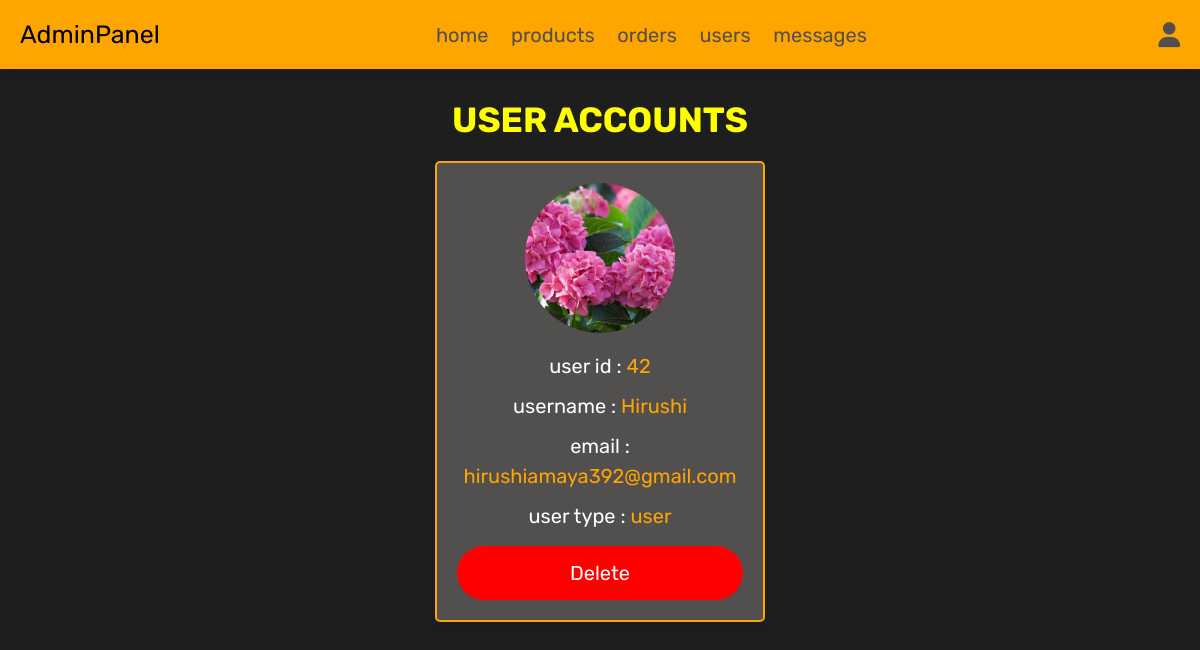
/admin_users.php (signed in), run on the app's committed database.
### tables this page shows
CREATE TABLE `users` (
  `id` int(100) NOT NULL,
  `name` varchar(100) NOT NULL,
  `email` varchar(100) NOT NULL,
  `password` varchar(100) NOT NULL,
  `user_type` varchar(20) NOT NULL DEFAULT 'user',
  `image` varchar(100) NOT NULL
);

### admin_users.php (the view, shortened to what this page needs)
<?php
@include 'config.php';
$admin_id = $_SESSION['admin_id'];
?>
<!DOCTYPE html>
<html lang="en">
<head>
   <link rel="stylesheet" href="https://cdnjs.cloudflare.com/ajax/libs/font-awesome/6.1.1/css/all.min.css">
   <link rel="stylesheet" href="css/admin_style.css">
</head>
<body>
<?php include 'admin_header.php'; ?>
<section class="user-accounts">
   <h1 class="title">user accounts</h1>
   <div class="box-container">
      <?php
         $select_users = $conn->prepare("SELECT * FROM `users`");
         $select_users->execute();
         while($fetch_users = $select_users->fetch(PDO::FETCH_ASSOC)){
      ?>
      <div class="box" style="<?php if($fetch_users['id'] == $admin_id){ echo 'display:none'; }; ?>">
         <img src="uploaded_img/<?= $fetch_users['image']; ?>" alt="">
         <p> user id : <span><?= $fetch_users['id']; ?></span></p>
         <p> username : <span><?= $fetch_users['name']; ?></span></p>
         <p> email : <span><?= $fetch_users['email']; ?></span></p>
         <p> user type : <span style=" color:<?php if($fetch_users['user_type'] == 'admin'){ echo 'orange'; }; ?>"><?= $fetch_users['user_type']; ?></span></p>
         <a href="admin_users.php?delete=<?= $fetch_users['id']; ?>" onclick="return confirm('delete this user?');" class="delete-btn">delete</a>
      </div>
      <?php
      }
      ?>
   </div>
</section>
</body>
</html>

### css/admin_style.css (style rules this page uses)
.user-accounts .box-container { display: grid; grid-template-columns: repeat(auto-fit, 33rem); gap:1.5rem; align-items: flex-start; justify-content:center; }
.user-accounts .box-container .box { border:var(--border); box-shadow: var(--box-shadow); background-color: var(--gray); border-radius: .5rem; padding:2rem; text-align: center; }
.user-accounts .box-container .box img { height: 15rem; width: 15rem; border-radius: 50%; object-fit: cover; margin-bottom: 1rem; }
.user-accounts .box-container .box p { line-height: 1.5; padding:.5rem 0; font-size: 2rem; color: white; }
.user-accounts .box-container .box p span { color: orange; }

### css/components.css (style rules this page uses)
:root { --orange: orange; --red:#e74c3c; --black:#333; --gray:rgb(82, 79, 79); --light-color:#666; --white:#fff; --light-bg:#1f1e1e; --border:.2rem solid var(--orange); --box-shadow:0 .5rem 1rem rgba(0,0,0,.1); }
* { font-family: 'Rubik', sans-serif; margin:0; padding:0; box-sizing: border-box; outline: none; border:none; text-decoration: none; color:var(--black); }
body { background-color: var(--light-bg); }
html { font-size: 62.5%; overflow-x: hidden; scroll-behavior: smooth; scroll-padding-top: 6.5rem; }
section { padding:3rem 2rem; max-width: 1200px; margin:0 auto; }
.btn, .delete-btn, .option-btn { display: block; width: 100%; margin-top: 1rem; border: 2px solid transparent; border-radius: 30px; color:var(--white); font-size: 2rem; padding:1.3rem 3rem; text-transform: capitalize; cursor: pointer; text-align: center; transition: .4s; }
.delete-btn { background-color: red; }
.title { text-align: center; margin-bottom: 2rem; text-transform: uppercase; color:yellow; font-size: 3.5rem; }

### data on the page
users: image (picture), id "42", name "Hirushi", email "hirushiamaya392@gmail.com", user_type "user"
